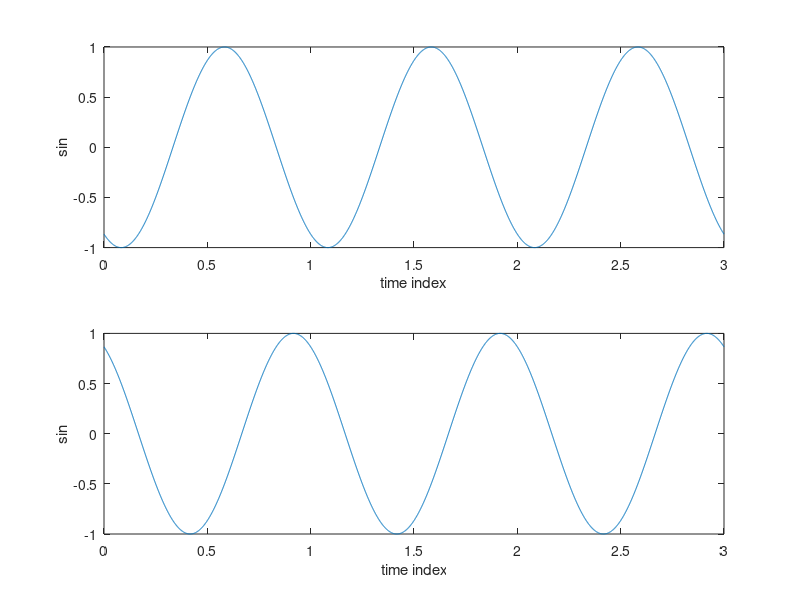

Source code (MATLAB):
clc;
close all;
clear all;
%%
t = 0:0.001:3;
t0 = 1/3;
w0 = 2*pi;
x = sin(w0*(t - t0));
subplot(2, 1, 1);
plot(t, x);
xlabel('time index');
ylabel('sin');
x = sin(w0*(t + t0));
subplot(2, 1, 2);
plot(t, x);
xlabel('time index');
ylabel('sin');
